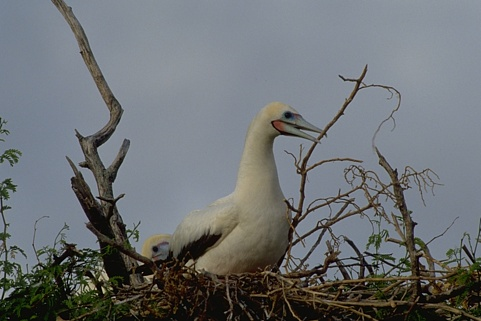
%> input picture COV Computer Vision/{COV} Resources for Coursework 5/training_images/im1.jpg, 481 x 321 px
$ octave --eval "result = segment_image_simpled(imread('training_images/im1.jpg'));"   (GNU Octave 9; MATLAB toolbox functions it lacks are replaced by stand-ins)
%> lines starting %> are read from the running program, lines starting %| are printed output that depends on the picture; in (x1, y1, x2, y2) boxes, pixels count from 0 and x2, y2 are one past the last pixel; in counts of white or black regions, pixels touching at a corner belong together; the program's own positions count from 1
function [seg] = segment_image_simpled(I)
I = im2uint8(I);
%> I is the input picture: size 321x481x3 uint8; mean R, G, B 108.6, 112.5, 114.9

L = imsegkmeans(I,2);
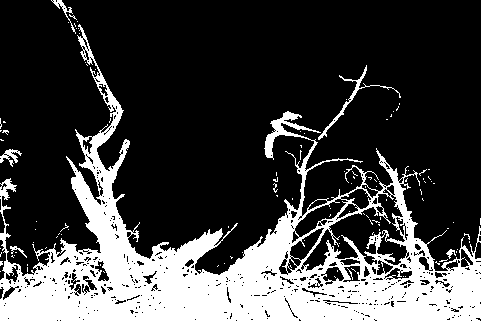
%> L: size 321x481 uint8; values 1 (black) and 2 (white), 25% white; 113 white regions (106 under 20 px), largest, box (x1, y1, x2, y2) and area: (0, 24, 481, 321) 37417, (318, 65, 401, 140) 365, (0, 149, 22, 167) 158
B = labeloverlay(I,L);
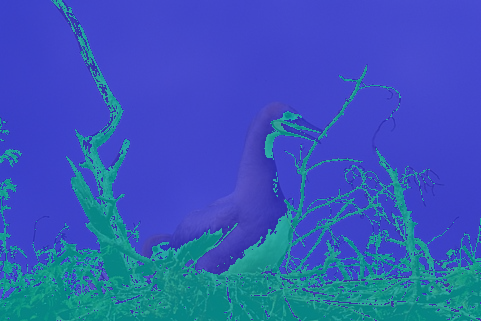
%> B: size 321x481x3 uint8; mean R, G, B 54.6, 88.3, 185.2
Bg = im2gray(B);
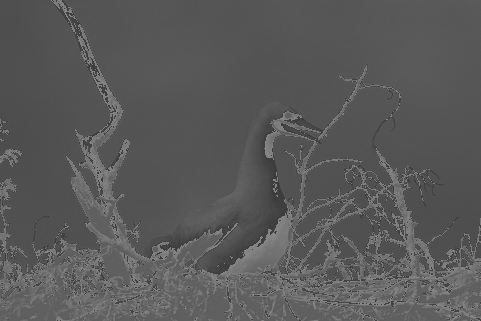
%> Bg: size 321x481 uint8; min 58, max 136, mean 89.3
[~, threshold] = edge(Bg, "Roberts");
%> threshold = 0.0938
Bw = edge (Bg,"Canny",threshold*0.9);
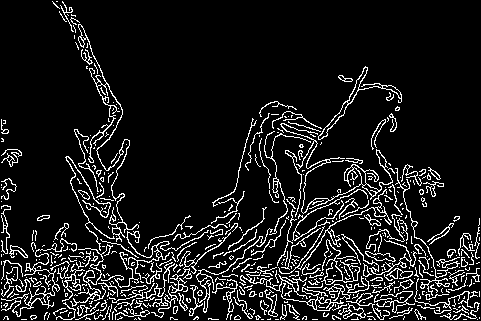
%> Bw: size 321x481 logical; 10.4% white in thin lines or dots
%> `result = segment_image_simpled(imread('training_images/im1.jpg'));`:
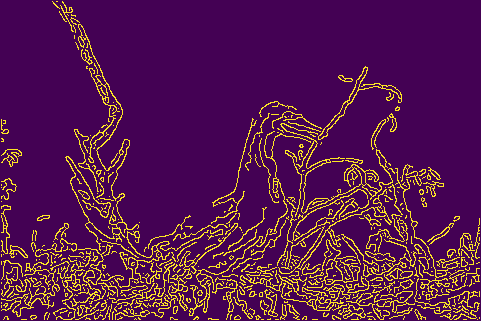
%> displayed picture: size 321x481x3, on the screen's scale of 0 to 255; mean R, G, B 87.3, 24.9, 79.1
%figure(40), imagesc(Bw)
seg = imagesc(Bw);
end

$ run again, on COV Computer Vision/{COV} Resources for Coursework 5/training_images/im10.jpg
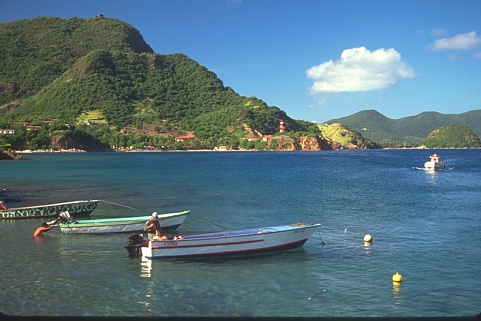
%> input picture COV Computer Vision/{COV} Resources for Coursework 5/training_images/im10.jpg, 481 x 321 px
%> in segment_image_simpled, I is the input picture: size 321x481x3 uint8; mean R, G, B 86.4, 115.3, 128.9
%> in segment_image_simpled, `L = imsegkmeans(I,2);`:
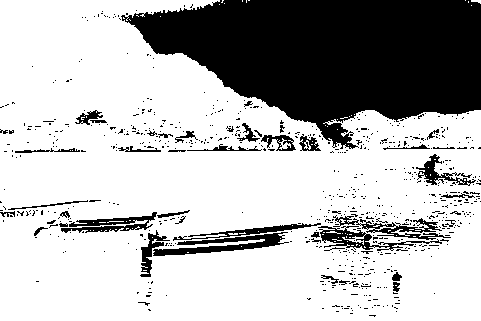
%> L: size 321x481 uint8; values 1 (black) and 2 (white), 72.1% white; 699 black regions (654 under 20 px), largest, box (x1, y1, x2, y2) and area: (121, 0, 481, 149) 33606, (153, 232, 289, 256) 1215, (318, 226, 442, 251) 850
%> threshold = 0.105
%> Bw: size 321x481 logical; 13.7% white in thin lines or dots
%> `result = segment_image_simpled(imread('training_images/im1.jpg'));`:
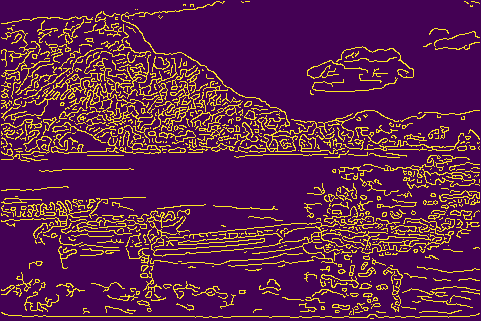
%> displayed picture: size 321x481x3, on the screen's scale of 0 to 255; mean R, G, B 93.4, 32.6, 77.5

$ run again, on COV Computer Vision/{COV} Resources for Coursework 5/training_images/im11.jpg
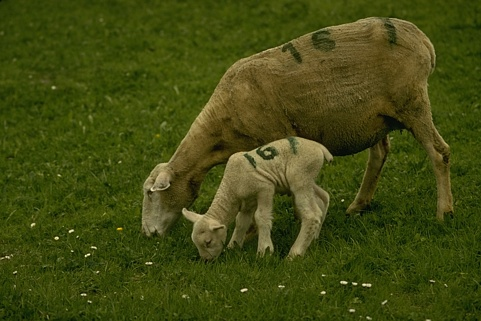
%> input picture COV Computer Vision/{COV} Resources for Coursework 5/training_images/im11.jpg, 481 x 321 px
%> in segment_image_simpled, I is the input picture: size 321x481x3 uint8; mean R, G, B 65.7, 73.3, 17.6
%> in segment_image_simpled, `L = imsegkmeans(I,2);`:
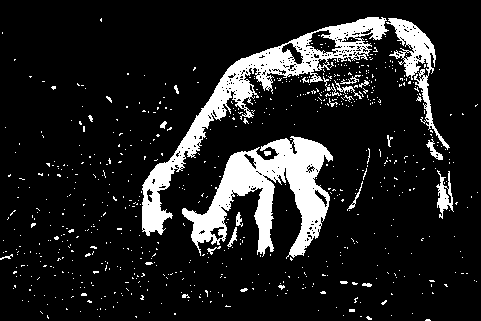
%> L: size 321x481 uint8; values 1 (black) and 2 (white), 13% white; 708 white regions (681 under 20 px), largest, box (x1, y1, x2, y2) and area: (182, 136, 333, 259) 7723, (142, 17, 389, 236) 7327, (386, 18, 450, 150) 1829
%> threshold = 0.149
%> Bw: size 321x481 logical; 6.6% white in thin lines or dots
%> `result = segment_image_simpled(imread('training_images/im1.jpg'));`:
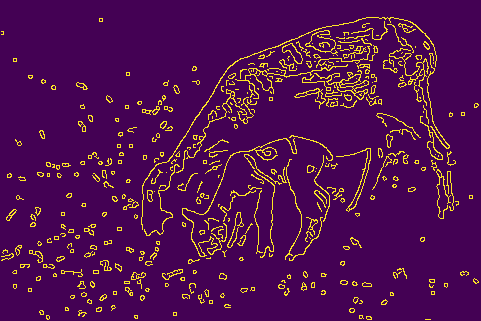
%> displayed picture: size 321x481x3, on the screen's scale of 0 to 255; mean R, G, B 80.2, 16.2, 80.9
